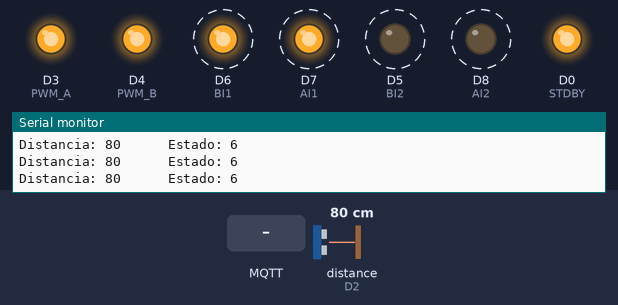
This sketch was run on a simulated ESP8266 (NodeMCU). Parts: output pins drawn as LEDs (lit = HIGH), the last lines printed to the serial monitor. Dashed ring = blinking. The inputs (shaded band) are chosen by the test bench; at power-on: distance to the obstacle (sensor on D2) 80 cm. The echo pulse lasts 58.3 µs per cm; WiFi joins after 1.5 s; servers stay silent unless stated; no MQTT or app messages arrive unless stated.

Above: at 2.8 s.
3.0 s: MQTT message "L1" arrives on the first subscribed topic
At 3.1 s:
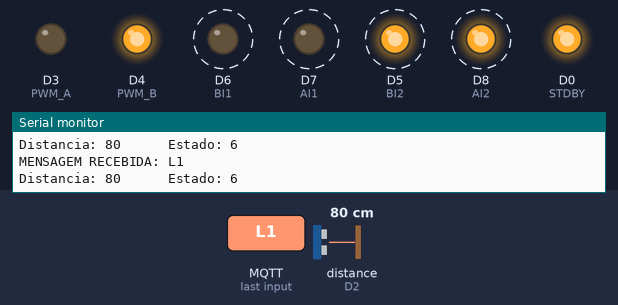
6.0 s: MQTT message "R1" arrives on the first subscribed topic
At 6.24 s:
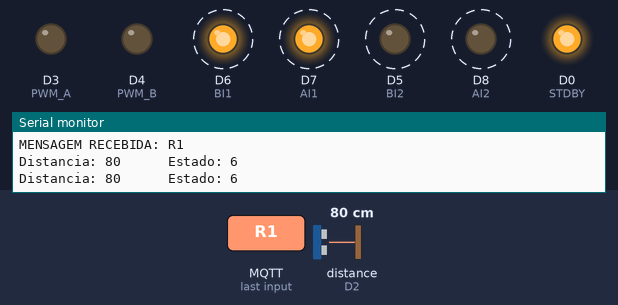
9.0 s: MQTT message "E1" arrives on the first subscribed topic
At 9.5 s:
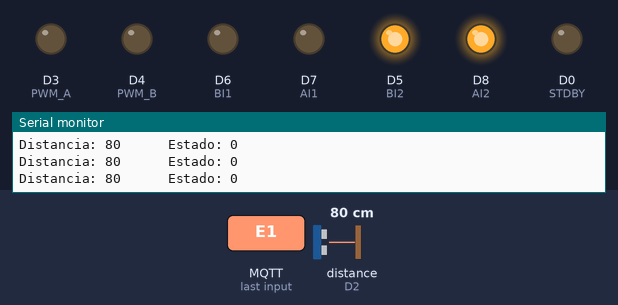
Timing chart, 0 to 18.0 s (numbered marks = the images above; inputs shaded):
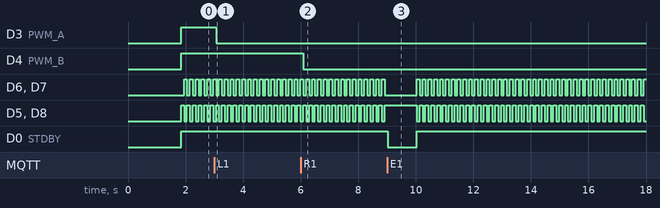

Measured:
- after the input at 3.0 s, D3 (PWM_A): HIGH → LOW after 0.06 s
- after the input at 6.0 s, D4 (PWM_B): HIGH → LOW after 0.09 s
- after the input at 9.0 s, D0 (STDBY): HIGH → LOW at once, → HIGH 1.0 s later
- by itself, D6 (BI1), D7 (AI1), D5 (BI2), D8 (AI2): alternates HIGH for 0.10 s and LOW for 0.10 s

The sketch:

robo_1.ino
```cpp
//Autor: Luiz Rodolfo Machado

#include <Ultrasonic.h>
#include <ESP8266WiFi.h>
#include <PubSubClient.h>

//Pinos
#define PWM_B  2
#define PWM_A  0
#define AI2   15
#define AI1   13
#define BI1   12
#define BI2   14
#define STDBY 16
#define TRIGGER_PIN  5
#define ECHO_PIN     4
#define TEMPO_ATT 100

//WIFI
#define USUARIO_WIFI ""
#define SENHA_WIFI ""

//MQTT
#define TOPICO_SUBSCRIBE_1 "uepg.LuizRodolfo.robo_2"
#define TOPICO_SUBSCRIBE_2 "uepg.LuizRodolfo.painel"
#define TOPICO_PUBLISH   "uepg.LuizRodolfo.robo_1"
#define ID_MQTT  "robo1"
#define BROKER_MQTT "18.229.134.56"  //AWS EC2 Instance
#define BROKER_PORT 8080

//Variáveis
#define PWM_MAX 1023

//Variáveis e objetos globais
Ultrasonic ultrasonic(TRIGGER_PIN, ECHO_PIN);
WiFiClient espClient;
PubSubClient MQTT(espClient);
unsigned long tempoAtual = 0;
unsigned long tempoAnterior = 0;
unsigned long ultimoContato = 0;
int distancia = 0;
int velocidadeGlobal = 80;
float potenciaEsquerda = 0.8;
float potenciaDireita = 0.9;
int distanciaInicial;
int velFalha = 40;


int estado;
//ESTADOS:
#define AGUARDANDO_PACOTE       0
#define AGUARDANDO_CONFIRMACAO  1
#define TRANSPORTANDO_PACOTE    2
#define AFASTANDO_ROBO          3
#define AGUARDANDO_VOLTA        4
#define VOLTANDO_POS_INICIAL    5
#define FALHA_CONEXAO           6


void setup()
{
    //inicializações:
    pinMode(2, OUTPUT);
    initSerial();
    initWiFi();
    initMQTT();
    pinMode(PWM_A, OUTPUT);
    pinMode(AI1, OUTPUT);
    pinMode(AI2, OUTPUT);
    pinMode(PWM_B, OUTPUT);
    pinMode(BI1, OUTPUT);
    pinMode(BI2, OUTPUT);
    pinMode(STDBY, OUTPUT);
    Serial.begin(115200);

    estado = AGUARDANDO_PACOTE;
    calibraDistancia();
}

void calibraDistancia()
{
  int medida = ultrasonic.convert(ultrasonic.timing(), Ultrasonic::CM);
  Serial.println("Calibrando distância...");
  //realiza 50 medidas da distância inicial e calcula a média
  for(int i=0; i<50; i++){
    medida = (medida+ultrasonic.convert(ultrasonic.timing(), Ultrasonic::CM))/2;
    Serial.print("Medida: ");
    Serial.println(medida);
  }
  distanciaInicial = medida;
  Serial.print("Distância Inicial: ");
  Serial.println(distanciaInicial);
}


void initSerial()
{
    Serial.begin(115200);
}

void initWiFi()
{
    delay(10);
    Serial.println("------Conexao WI-FI------");
    Serial.print("Conectando-se na rede: ");
    Serial.println(USUARIO_WIFI);
    Serial.println("Aguarde");

    reconectWiFi();
}

void initMQTT()
{
    MQTT.setServer(BROKER_MQTT, BROKER_PORT);
    MQTT.setCallback(mqtt_callback);
}

void mqtt_callback(char* topic, byte* payload, unsigned int length)
{
    String msg;
    //obtem a string do payload recebido
    for(int i = 0; i < length; i++)
    {
       char c = (char)payload[i];
       msg += c;
    }

    Serial.println("MENSAGEM RECEBIDA: "+msg);

    trataMensagem(msg);
}

void trataMensagem(String msg){
  String comando = msg.substring(0,2);
  int valor = msg.substring(3).toInt();

  //Comandos do painel de controle
  if (comando == "L1"){
    potenciaEsquerda = ((float)valor)/100;
  } else if (comando =="R1"){
    potenciaDireita = ((float)valor)/100;
  } else if (comando =="V1"){
    velocidadeGlobal = valor;
  } else {
    //Comandos do robô 2
    ultimoContato = millis();
    switch(estado)
    {
      case AGUARDANDO_PACOTE:
        break;
      case AGUARDANDO_CONFIRMACAO:
        if(comando == "E1")
          estado = TRANSPORTANDO_PACOTE;
        break;
      case TRANSPORTANDO_PACOTE:
        if(comando == "E3"){
          delay(200);
          estado = AFASTANDO_ROBO;
        }
        break;
      case AFASTANDO_ROBO:
        break;
      case AGUARDANDO_VOLTA:
        if(comando == "E0")
          estado = VOLTANDO_POS_INICIAL;
        break;
      case VOLTANDO_POS_INICIAL:
        break;
      case FALHA_CONEXAO: //recebeu contato
        estado = AGUARDANDO_PACOTE;
        break;
    }
  }
  /*Serial.print("Velocidade: ");
  Serial.println(velocidadeGlobal);
  Serial.print("PE: ");
  Serial.println(potenciaEsquerda);
  Serial.print("PD: ");
  Serial.println(potenciaDireita);*/
}

void verificaEstado(){
  distancia = ultrasonic.convert(ultrasonic.timing(), Ultrasonic::CM);
  char payload[8];

  switch(estado)
  {
    case AGUARDANDO_PACOTE:
      pararMover();
      sprintf(payload,"%s%i","E0-",distancia);
      MQTT.publish(TOPICO_PUBLISH, payload);
      if (distancia < 10)
        estado = AGUARDANDO_CONFIRMACAO;
      break;
    case AGUARDANDO_CONFIRMACAO:
      pararMover();
      sprintf(payload,"%s%i","E1-",distancia);
      MQTT.publish(TOPICO_PUBLISH, payload);
      break;
    case TRANSPORTANDO_PACOTE:
      mover(velocidadeGlobal);
      sprintf(payload,"%s%i","E2-",distancia);
      MQTT.publish(TOPICO_PUBLISH, payload);
      break;
    case AFASTANDO_ROBO:
      mover(-velocidadeGlobal);
      sprintf(payload,"%s%i","E3-",distancia);
      MQTT.publish(TOPICO_PUBLISH, payload);
      if(distancia > 10)
        estado = AGUARDANDO_VOLTA;
      break;
    case AGUARDANDO_VOLTA:
      pararMover();
      sprintf(payload,"%s%i","E4-",distancia);
      MQTT.publish(TOPICO_PUBLISH, payload);
      break;
    case VOLTANDO_POS_INICIAL:
      mover(-velocidadeGlobal);
      sprintf(payload,"%s%i","E5-",distancia);
      MQTT.publish(TOPICO_PUBLISH, payload);
      if (distancia >= distanciaInicial)
        estado = AGUARDANDO_PACOTE;
      break;
    case FALHA_CONEXAO:
      velFalha = -velFalha;
      mover(velFalha);
      MQTT.publish(TOPICO_PUBLISH, "D2-0");
      break;
  }

  Serial.print("Distancia: ");
  Serial.print(distancia);
  Serial.print("      Estado: ");
  Serial.println(estado);
}

//Função: reconecta-se ao broker MQTT (caso ainda não esteja conectado ou em caso de a conexão cair)
//        em caso de sucesso na conexão ou reconexão, o subscribe dos tópicos é refeito.
//Parâmetros: nenhum
//Retorno: nenhum
void reconnectMQTT()
{
    while (!MQTT.connected())
    {
        Serial.print("* Tentando se conectar ao Broker MQTT: ");
        Serial.println(BROKER_MQTT);
        if (MQTT.connect(ID_MQTT))
        {
            Serial.println("Conectado com sucesso ao broker MQTT!");
            MQTT.subscribe(TOPICO_SUBSCRIBE_1);
            MQTT.subscribe(TOPICO_SUBSCRIBE_2);
        }
        else
        {
            Serial.println("Falha ao reconectar no broker.");
            Serial.println("Havera nova tentatica de conexao em 2s");
            delay(2000);
        }
    }
}

//Função: reconecta-se ao WiFi
//Parâmetros: nenhum
//Retorno: nenhum
void reconectWiFi()
{
    //se já está conectado a rede WI-FI, nada é feito.
    //Caso contrário, são efetuadas tentativas de conexão
    if (WiFi.status() == WL_CONNECTED)
        return;

    WiFi.begin(USUARIO_WIFI, SENHA_WIFI); // Conecta na rede WI-FI

    while (WiFi.status() != WL_CONNECTED)
    {
        delay(100);
        Serial.print(".");
    }

    Serial.println();
    Serial.print("Conectado com sucesso na rede ");
    Serial.print(USUARIO_WIFI);
    Serial.println("IP obtido: ");
    Serial.println(WiFi.localIP());
}

//Função: verifica o estado das conexões WiFI e ao broker MQTT.
//        Em caso de desconexão (qualquer uma das duas), a conexão
//        é refeita.
//Parâmetros: nenhum
//Retorno: nenhum
void VerificaConexoesWiFIEMQTT(void)
{
    if (!MQTT.connected())
        reconnectMQTT(); //se não há conexão com o Broker, a conexão é refeita

     reconectWiFi(); //se não há conexão com o WiFI, a conexão é refeita
}


//Função: inicializa o output em nível lógico baixo
//Parâmetros: nenhum
//Retorno: nenhum


void mover(int velocidade) {
  int velocidadeReal = abs(velocidade * PWM_MAX / 100);
  digitalWrite(AI1, velocidade > 0 ? HIGH : LOW);
  digitalWrite(AI2, velocidade > 0 ? LOW : HIGH);
  digitalWrite(BI1, velocidade > 0 ? HIGH : LOW);
  digitalWrite(BI2, velocidade > 0 ? LOW : HIGH);
  analogWrite(PWM_A, velocidadeReal * potenciaEsquerda);
  analogWrite(PWM_B, velocidadeReal * potenciaDireita);
  digitalWrite(STDBY, HIGH);
}

void pararMover(){
  digitalWrite(STDBY, LOW);
}

void loopSensor(){
  tempoAtual = millis();
  if((tempoAtual - tempoAnterior) > TEMPO_ATT){
      verificaEstado();
      tempoAnterior = tempoAtual;
  }
}

void verificaContato(){
  int agora = millis();
  if(agora - ultimoContato > 1000){
    estado = FALHA_CONEXAO;
  }
}


//programa principal
void loop()
{
    //garante funcionamento das conexões WiFi e ao broker MQTT
    VerificaConexoesWiFIEMQTT();

    //keep-alive da comunicação com broker MQTT
    MQTT.loop();

    verificaContato();

    loopSensor();
}
```
